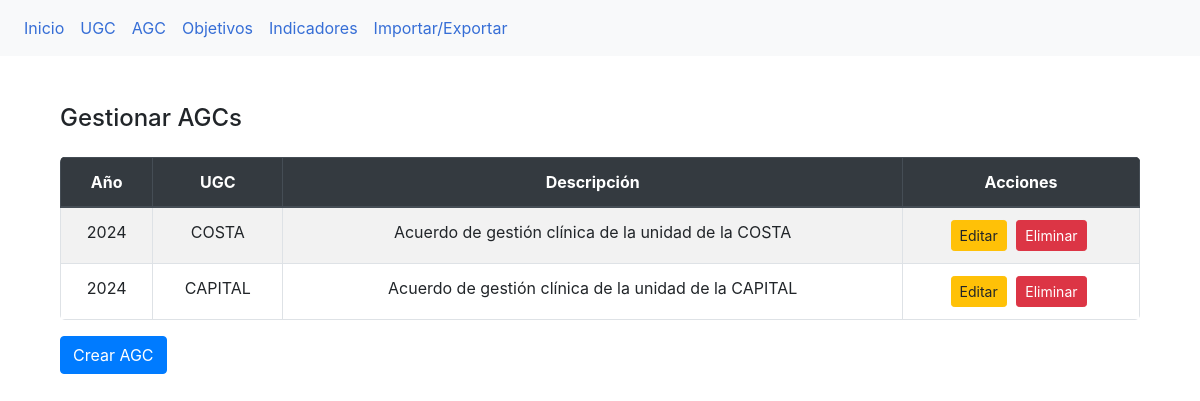
Screenshot of /agc/ with the database file from the repository.
### myapp/models.py (models this page shows, shortened)
class AGC(models.Model):
    id_agc = models.AutoField(primary_key=True)
    descripcion_agc = models.CharField(max_length=255, blank=True, null=True)
    anio_agc = models.IntegerField()
    id_ugc = models.ForeignKey(UGC, on_delete=models.CASCADE)

class UGC(models.Model):
    id_ugc = models.AutoField(primary_key=True)
    nombre_ugc = models.CharField(max_length=255)
    descripcion_ugc = models.CharField(max_length=255, blank=True, null=True)
    responsable_ugc = models.CharField(max_length=255, blank=True, null=True)
    fecha_crea_ugc = models.DateField(blank=True, null=True)
    def __str__(self):
        return self.nombre_ugc

### myapp/views.py (the view)
# urls.py: path('agc/', GestionarAGCView.as_view(), name='gestionar_agc'),
class GestionarAGCView(View):
    def get(self, request):
        agcs = AGC.objects.all()
        return render(request, 'myapp/agc.html', {'agcs': agcs})

### myapp/templates/myapp/agc.html (shortened to what this page needs)
{% extends "myapp/base.html" %}
{% block content %}
<div class="container mt-5">
  <h4 class="mb-4">Gestionar AGCs</h4>
  <div class="table-responsive">
    <table class="table table-striped table-bordered">
        <thead class="thead-dark">
        <tr>
            <th>Año</th>
            <th>UGC</th>
            <th>Descripción</th>
            <th>Acciones</th>
        </tr>
        </thead>
        <tbody>
        {% for agc in agcs %}
        <tr>
            <td>{{ agc.anio_agc }}</td>
            <td>{{ agc.id_ugc }}</td>
            <td>{{ agc.descripcion_agc }}</td>
            <td>
            <a href="{% url 'editar_agc' agc.pk %}" class="btn btn-warning btn-sm">Editar</a>
            <form method="post" action="{% url 'eliminar_agc' agc.pk %}" class="d-inline">
                <button type="submit" class="btn btn-danger btn-sm">Eliminar</button>
            </form>
            </td>
        </tr>
        {% endfor %}
        </tbody>
    </table>
</div>
  <a href="{% url 'crear_agc' %}" class="btn btn-primary">Crear AGC</a>
</div>
{% endblock %}

### static/css/styles.css (style rules this page uses)
body { background-color: #f2f2f2; font-family: 'Arial', sans-serif; }
.container { margin-top: 50px; }
.btn-primary { background-color: #004b87; border-color: #004b87; }
body { background-color: #f8f9fa; }
.table-responsive { margin-top: 10px; }
.table { border-radius: 5px; overflow: hidden; }
.table thead { background-color: #343a40; color: #ffffff; }
.table th, .table td { vertical-align: middle; text-align: center; }
.table td .btn { margin-right: 5px; }

### rows the page displays
AGC: anio_agc "2024", id_ugc "COSTA", descripcion_agc "Acuerdo de gestión clínica de la unidad de la COSTA"
AGC: anio_agc "2024", id_ugc "CAPITAL", descripcion_agc "Acuerdo de gestión clínica de la unidad de la CAPITAL"
